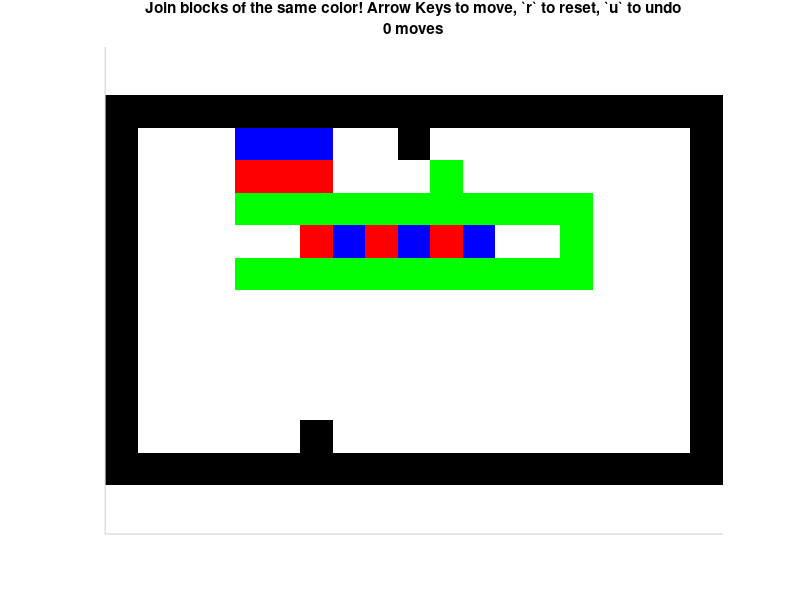

This figure's MATLAB source:
function jellyBlocks()
% Implements a logic game, similar to "Jelly Blocks" and "Denki Blocks".
% Blocks move on a 2D grid with unmoveable black obstacles.
% The arrow keys move all unobstructed blocks by one unit, and blocks of
% the same color that touch are joined. The goal is to join all blocks of
% the same color.
%
%  Aaron T. Becker
%%%%%%%%%%%%%%%%%%%%%%%%%%%%%%%%%%%%%%%%

G.fig = figure(1);
G.numCommands = 0;
G.totalMoves = 0;

set(G.fig ,'KeyPressFcn',@keyhandler,'Name','Jelly Blocks');

% build environment
loadGameBoards();

G.GameNum = 5;
G.titleLine1 = 'Join blocks of the same color! Arrow Keys to move, `r` to reset, `u` to undo';
initGame();

    function initGame()
        G.game = G.gameBoard{G.GameNum};
        G.obstacle_pos = (G.game==1);
        G.uniqueItemColors = numel(unique(G.game))-2;
        G.colormap = [  1,1,1; %Empty = white
            0,0,0; %obstacle
            hsv(G.uniqueItemColors);];
        colormap(G.colormap);
        G.axis=imagesc(G.game);
        set(gca,'box','off','xTick',[],'ytick',[],'ydir','normal','Visible','on','color',0.8*[1,1,1],'XColor',0.8*[1,1,1],'YColor',0.8*[1,1,1]);
        %set(G.axis,'edgealpha',.08)
        axis equal
        title(G.titleLine1)
        G.histIncrement = 10;
        G.historyLength = G.histIncrement;
        G.history = uint8(zeros([size(G.game,1),size(G.game,2),G.historyLength]));
        G.moveCount = 0;
        title({G.titleLine1; [num2str(G.moveCount),' moves']})
        set(G.axis,'CData',G.game)
        makeItemList();
        
        G.hTextWin = text(size(G.game,2)/2,size(G.game,1)/2,'');
        checkForWin();
    end

    function  addItems(y,x,color,num)
        if G.tempGame(y,x) == color
            G.tempGame(y,x) = 0;
            %                            y,x,color
            G.items{num}(end+1,:) = [y,x,color];
            addItems(y+1,x,color,num);
            addItems(y-1,x,color,num);
            addItems(y,x+1,color,num);
            addItems(y,x-1,color,num);
        end
    end

    function keyhandler(src,evnt) %#ok<INUSL>
        key = evnt.Key;
        step = [0,0];
        if strcmp(key,'leftarrow') || strcmp(key,'-x') %-x
            step = -[0,1];
        elseif strcmp(key,'rightarrow')|| strcmp(key,'+x') %+x
            step = [0,1];
        elseif strcmp(key,'uparrow')|| strcmp(key,'+y') %+y
            step = [1,0];
        elseif strcmp(key,'downarrow')|| strcmp(key,'-y') %-y
            step = -[1,0];
        elseif  strcmp(key,'r')
            initGame();
        elseif strcmp(key,'n') && G.isWin
            G.GameNum = G.GameNum+1;
            if G.GameNum>numel(G.gameBoard)
                G.GameNum = 1;
            end
            initGame();
        elseif  strcmp(key,'u')
            if G.moveCount > 1
                G.game = G.history(:,:,G.moveCount-1);
                G.moveCount = G.moveCount-1;
                set(G.axis,'CData',G.game)
                title({G.titleLine1; [num2str(G.moveCount),' moves']})
            else
                initGame();
            end
        end
        
        if ~isequal(step, [0,0])
            %move everything: check for collisions, make list of objects that must be reverted
            G.game = zeros(size(G.obstacle_pos));
            revertList = zeros(numel(G.items),1);
            num2revert = 0;
            
            for i = 1:numel(G.items)
                for j = 1:size(G.items{i},1)
                    G.items{i}(j,1:2) =  G.items{i}(j,1:2)+step;
                    G.game(G.items{i}(j,1),G.items{i}(j,2)) = i;
                    if G.obstacle_pos(G.items{i}(j,1),G.items{i}(j,2))==true
                        if isempty(find(revertList == i, 1))
                            num2revert = num2revert+1;
                            revertList(num2revert) = i;
                        end
                    end
                end
            end
            % go recursively through revert list, moving them back in the image
            % and adding any shapes they collide with back to the
            i = 1;
            while i<=num2revert
                item2revert = revertList(i);
                for j = 1:size(G.items{item2revert},1)
                    G.items{item2revert}(j,1:2) =  G.items{item2revert}(j,1:2)-step;
                    collisionItem = G.game(G.items{item2revert}(j,1),G.items{item2revert}(j,2));
                    if collisionItem ~= item2revert && collisionItem ~= 0
                        
                        if isempty(find(revertList == collisionItem, 1))
                            num2revert = num2revert+1;
                            revertList(num2revert) = collisionItem;
                        end
                    end
                end
                i=i+1;
            end
            drawGameboard();
            %save move
            if (G.moveCount == 0 && ~isequal(G.game, G.gameBoard{G.GameNum})) || ...
                    (G.moveCount > 0 && ~isequal(G.game, G.history(:,:,G.moveCount)))
                G.moveCount = G.moveCount+1;
                if G.moveCount > G.historyLength
                    G.history(1,1,G.historyLength+G.histIncrement) = 0;
                    G.historyLength = G.historyLength+G.histIncrement;
                end
                G.history(:,:,G.moveCount) = G.game;
            end
        end
        
        makeItemList();
        checkForWin();
        title({G.titleLine1;
            [num2str(G.moveCount),' moves, ', num2str(numel(G.items)),' items, goal: ',num2str(G.uniqueItemColors)]})
        
    end

    function checkForWin()
        G.isWin = (G.uniqueItemColors == numel(G.items));
        if G.isWin
            set(G.hTextWin, 'color','w',...
                'Position',[0.5+size(G.game,2)/2,size(G.game,1)/2,0],...
                'String','Congratulations! ''n'' for next board',...
                'FontSize',24,'HorizontalAlignment','center' );
            colormap(G.colormap*.4);
        else
            set(G.hTextWin,'String','');
            colormap(G.colormap);
        end
    end


    function drawGameboard()
        %draw obstacles
        G.game = uint8(G.obstacle_pos);
        %draw items
        for i = 1:numel(G.items)
            for j = 1:size(G.items{i},1)
                G.game(G.items{i}(j,1),G.items{i}(j,2)) = G.items{i}(j,3);
            end
        end
        set(G.axis,'CData',G.game)
    end

    function makeItemList() %parses gameboard and creates a list of distinct objects (moveable blocks)
        G.items = {};
        G.tempGame = G.game;
        for x = 1:size(G.game,2)
            for y = 1:size(G.game,1)
                if G.tempGame(y,x)>1
                    num = numel(G.items)+1;
                    G.items{num} = [];
                    addItems(y,x,G.tempGame(y,x),num);
                end
            end
        end
    end

    function loadGameBoards()
        G.gameBoard{1} = uint8(flipud([
            1 1 1 1 1 1 1 1 1 1 1 1 1 1 1 1 1 1 1;
            1 0 0 0 0 0 0 0 0 0 0 0 0 0 0 0 0 0 1;
            1 0 0 0 0 0 0 0 0 0 0 0 0 0 0 0 0 0 1;
            1 0 0 0 2 2 0 0 3 3 0 0 2 2 0 0 0 0 1;
            1 0 0 0 0 0 0 0 0 1 0 0 0 0 0 0 0 0 1;
            1 0 0 0 0 0 0 0 0 0 0 0 0 0 0 0 0 0 1;
            1 0 0 0 0 0 0 0 0 0 0 0 0 0 0 0 0 0 1;
            1 1 1 1 1 1 1 1 1 1 1 1 1 1 1 1 1 1 1;
            ]));
        G.gameBoard{2} = uint8(flipud([
            1 1 1 1 1 1 1 1 1 1 1 1 1 1 1 1 1 1 1;
            1 0 0 0 0 0 0 0 0 0 0 0 0 0 0 0 1 2 1;
            1 0 0 0 0 0 0 0 0 0 0 0 0 0 2 2 2 2 1;
            1 0 0 0 0 0 0 0 0 0 0 0 0 0 0 0 1 2 1;
            1 0 0 0 0 0 0 0 0 0 0 0 0 0 0 0 0 0 1;
            1 0 0 0 0 0 0 0 2 2 0 0 0 0 0 0 0 0 1;
            1 0 0 0 0 0 0 0 2 0 0 0 0 0 0 0 0 0 1;
            1 0 0 0 0 0 0 0 2 0 2 2 0 0 0 0 0 0 1;
            1 0 0 0 0 0 0 0 2 0 1 2 0 0 0 0 0 0 1;
            1 0 0 0 0 0 0 0 2 2 2 2 0 0 0 0 0 0 1;
            1 0 0 0 0 0 0 0 0 0 0 0 0 0 0 0 0 0 1;
            1 0 0 0 0 0 0 0 0 0 0 0 0 0 0 0 0 0 1;
            1 1 1 1 1 1 1 1 1 1 1 1 1 1 1 1 1 1 1;
            ]));
        G.gameBoard{3} = uint8(flipud([
            1 1 1 1 1 1 1 1 1 1 1 1 1 1 1 1 1 1 1;
            1 0 0 0 0 0 0 0 0 1 0 0 0 0 0 0 1 0 1;
            1 0 0 0 2 1 0 0 1 1 1 0 0 2 0 0 0 0 1;
            1 0 0 0 2 2 0 0 0 0 0 0 2 2 0 0 0 0 1;
            1 0 0 0 2 1 0 0 1 1 1 0 0 2 0 0 0 0 1;
            1 0 0 0 0 0 0 0 0 1 0 0 0 0 0 0 0 0 1;
            1 0 0 0 0 0 0 0 0 1 0 0 0 0 0 0 0 0 1;
            1 2 1 0 0 0 0 0 0 1 0 0 0 0 0 0 0 2 1;
            1 1 1 1 1 1 1 1 1 1 1 1 1 1 1 1 1 1 1;
            ]));
        
        G.gameBoard{4} = uint8(flipud([
            1 1 1 1 1 1 1 1 1 1 1 1 1 1 1 1 1 1 1;
            1 0 0 0 0 0 0 0 0 0 0 0 0 0 0 0 0 0 1;
            1 0 0 0 0 0 0 0 0 0 0 2 2 2 0 0 0 0 1;
            1 0 0 0 2 2 0 0 0 0 0 2 1 2 0 0 0 0 1;
            1 0 0 0 2 1 0 0 0 0 0 0 0 0 0 0 0 0 1;
            1 0 0 0 2 2 0 0 0 0 0 0 0 0 0 0 0 0 1;
            1 0 0 0 0 0 0 0 0 0 0 0 0 0 2 2 0 0 1;
            1 0 0 0 0 0 0 0 0 0 0 0 0 0 1 2 0 0 1;
            1 0 0 0 0 0 2 1 2 0 0 0 0 0 2 2 0 0 1;
            1 0 0 0 0 0 2 2 2 0 0 0 0 0 0 0 0 0 1;
            1 0 0 0 0 0 0 0 0 0 0 0 0 0 0 0 0 0 1;
            1 1 1 1 1 1 1 1 1 1 1 1 1 1 1 1 1 1 1;
            ]));
        G.gameBoard{5} = uint8(flipud([
            1 1 1 1 1 1 1 1 1 1 1 1 1 1 1 1 1 1 1;
            1 0 0 0 4 4 4 0 0 1 0 0 0 0 0 0 0 0 1;
            1 0 0 0 2 2 2 0 0 0 3 0 0 0 0 0 0 0 1;
            1 0 0 0 3 3 3 3 3 3 3 3 3 3 3 0 0 0 1;
            1 0 0 0 0 0 2 4 2 4 2 4 0 0 3 0 0 0 1;
            1 0 0 0 3 3 3 3 3 3 3 3 3 3 3 0 0 0 1;
            1 0 0 0 0 0 0 0 0 0 0 0 0 0 0 0 0 0 1;
            1 0 0 0 0 0 0 0 0 0 0 0 0 0 0 0 0 0 1;
            1 0 0 0 0 0 0 0 0 0 0 0 0 0 0 0 0 0 1;
            1 0 0 0 0 0 0 0 0 0 0 0 0 0 0 0 0 0 1;
            1 0 0 0 0 0 1 0 0 0 0 0 0 0 0 0 0 0 1;
            1 1 1 1 1 1 1 1 1 1 1 1 1 1 1 1 1 1 1;
            ]));
    end
end